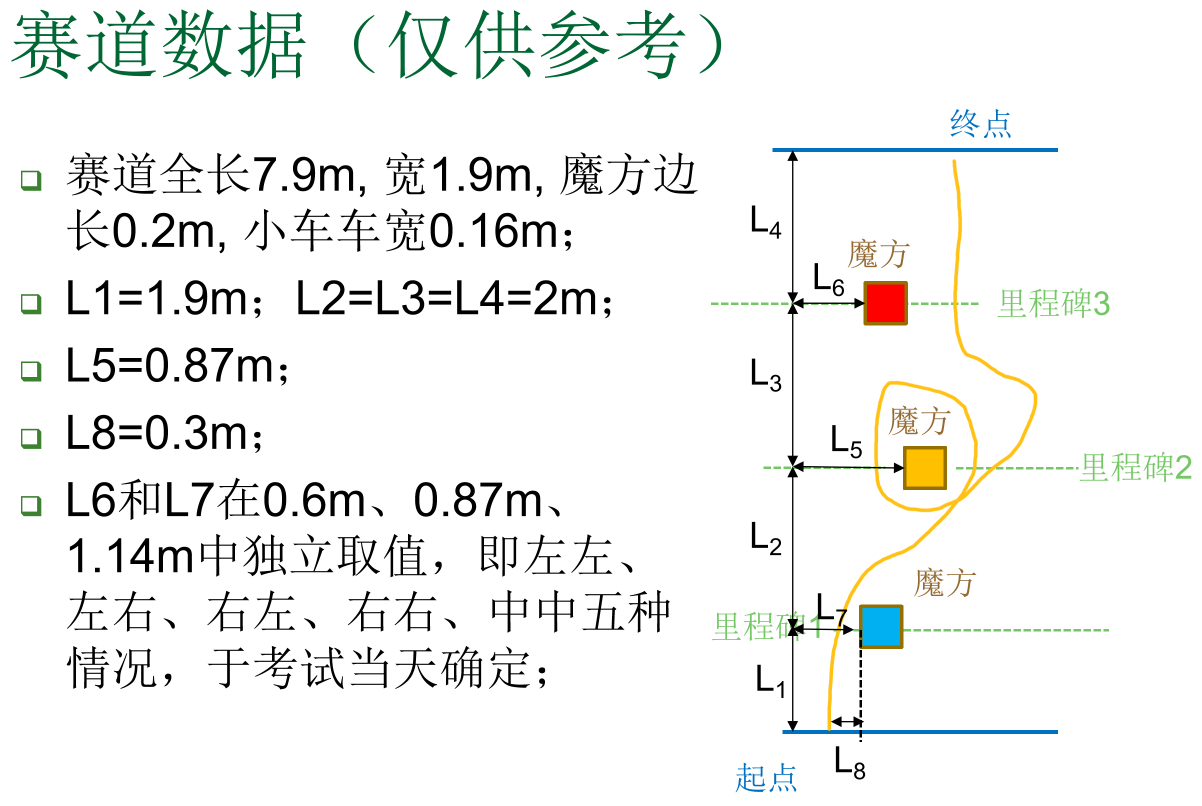
#> input picture 2026_task/rule.png, 2403 x 1611 px, given in place of the camera (shown at 1/2 size)
$ python calibrate_approach.py
#> lines starting #> are read from the running program, lines starting #| are printed output that depends on the picture; after the words box and inside, x2 and y2 are one past the last pixel; in counts of white or black regions, pixels touching at a corner belong together
### cube_v5.py
#!/usr/bin/env python3
# -*- coding: utf-8 -*-
"""
魔方绕桩 — 可拼接函数库 v5（OpenCV + RPi.GPIO）

在 v4 基础上增加：左/右轮搜色、减速靠近（approach_target_brake）、
丢目标恢复（approach_target_recover）。其余含 turn_angle、forward_pid 等。

速度均为 PWM 占空比 -100~100，负值表示该轮反转。
摄像头默认 320×240 @ 40fps；改分辨率后须同步调整 Config 中的面积阈值。
调试：Config.SHOW_DEBUG=True 时在循环中调用 show_debug()；远程可看 VNC 或 ssh -X。
"""

import math
import time
import threading
from dataclasses import dataclass
from typing import Dict, Optional, Tuple, Union

import cv2
import numpy as np

try:
    import RPi.GPIO as GPIO
except Exception:
    GPIO = None


# =============================================================================
# 配置区：引脚、HSV、摄像头等（按现场修改）
# =============================================================================

@dataclass
class Config:
    DRY_RUN: bool = False
    SHOW_DEBUG: bool = True
    DEBUG_WINDOW: str = "cube debug"

    CAMERA_ID: int = 0
    CAMERA_BACKEND: str = "v4l2"
    # 320×240 相对 640×480 面积约 ×0.25；改分辨率须同步改面积阈值
    WIDTH: int = 320
    HEIGHT: int = 240
    FPS: int = 40

    LEFT_PWM: int = 13
    LEFT_IN1: int = 26
    LEFT_IN2: int = 19
    RIGHT_PWM: int = 16
    RIGHT_IN1: int = 20
    RIGHT_IN2: int = 21
    PWM_FREQ: int = 80

    # 霍尔编码器：左 GPIO 6，右 GPIO 12（单相上升沿累计）
    LEFT_ENCODER: int = 6
    RIGHT_ENCODER: int = 12
    ENCODER_PULSES_PER_REV: float = 585.0
    FORWARD_PID_INTERVAL: float = 0.01

    WHEEL_DIAMETER_CM: float = 6.5
    TRACK_WIDTH_CM: float = 14.0
    TURN_CALIB: float = 0.5
    ENC_FINISH_PULSES: int = 4
    ENC_TIMEOUT_S: float = 6.0
    ENC_LOOP_INTERVAL: float = 0.01
    ENC_SWAP: bool = False
    ENC_DRY_TURN_DEG_PER_SEC: float = 90.0

    SWAP_WHEELS: bool = False
    INVERT_LEFT: bool = False
    INVERT_RIGHT: bool = False

    LOW_RED1: Tuple[int, int, int] = (0, 90, 90)
    HIGH_RED1: Tuple[int, int, int] = (8, 255, 255)
    LOW_RED2: Tuple[int, int, int] = (165, 90, 90)
    HIGH_RED2: Tuple[int, int, int] = (180, 255, 255)
    LOW_YELLOW: Tuple[int, int, int] = (20, 120, 120)
    HIGH_YELLOW: Tuple[int, int, int] = (35, 255, 255)
    LOW_BLUE: Tuple[int, int, int] = (100, 120,70)
    HIGH_BLUE: Tuple[int, int, int] = (130, 255, 255)

    # 轮廓面积阈值（320×240 下约 80000 / 21000；改分辨率须按比例缩放）
    MAX_VALID_AREA: int = 80000
    APPROACH_STOP_PIXELS: int = 21000

    # search_color 总搜索超时（秒）
    SEARCH_FULL_ROTATION_TIME: float = 10
    # search_color：每步停车后等待画面稳定再识别（秒）
    SEARCH_COLOR_SETTLE_TIME: float = 0.5

    APPROACH_LOST_BACKUP_FRAMES: int = 10
    APPROACH_TIMEOUT: float = 15.0
    APPROACH_MIN_DELTA: float = 6.0
    APPROACH_MAX_DELTA: float = 18.0


CFG = Config()

# PID 调参：可用元组 (kp, ki, kd) 或本 dataclass
@dataclass
class PidParams:
    kp: float
    ki: float
    kd: float
    min_delta: float = 6.0
    max_delta: float = 18.0


PidInput = Union[PidParams, Tuple[float, float, float]]


def _parse_pid(pid: PidInput) -> PidParams:
    if isinstance(pid, PidParams):
        return pid
    kp, ki, kd = pid
    return PidParams(kp=kp, ki=ki, kd=kd)


def _norm_color(color: str) -> str:
    c = color.strip().lower()
    if c in ("blue", "yellow", "red", "蓝", "黄", "红"):
        mapping = {"蓝": "blue", "黄": "yellow", "红": "red"}
        return mapping.get(c, c)
    raise ValueError(f"未知颜色: {color}，请用 blue / yellow / red")


def clamp(x: float, lo: float, hi: float) -> float:
    return max(lo, min(hi, x))


def now() -> float:
    return time.time()


# =============================================================================
# PID
# =============================================================================

class PID:
    def __init__(self, kp: float, ki: float, kd: float):
        self.kp = kp
        self.ki = ki
        self.kd = kd
        self.last_error = 0.0
        self.err_sum = 0.0
        self.last_time = None

    def reset(self) -> None:
        self.last_error = 0.0
        self.err_sum = 0.0
        self.last_time = None

    def feedback(self, error: float) -> float:
        t = now()
        if self.last_time is None:
            dt = 0.02
        else:
            dt = max(1e-3, t - self.last_time)
        self.err_sum += error * dt
        derivative = (error - self.last_error) / dt
        out = self.kp * error + self.ki * self.err_sum + self.kd * derivative
        self.last_error = error
        self.last_time = t
        return out


# =============================================================================
# 摄像头线程
# =============================================================================

def open_camera(cfg: Config):
    backend = cfg.CAMERA_BACKEND.lower()
    tries = []
    if backend in ("v4l2", "auto") and hasattr(cv2, "CAP_V4L2"):
        tries.append(("V4L2", cv2.CAP_V4L2))
    if backend == "auto":
        tries.append(("default", None))
    if not tries:
        tries.append(("default", None))

    for name, api in tries:
        cap = cv2.VideoCapture(cfg.CAMERA_ID, api) if api is not None else cv2.VideoCapture(cfg.CAMERA_ID)
        if not cap.isOpened():
            cap.release()
            continue
        cap.set(cv2.CAP_PROP_FRAME_WIDTH, cfg.WIDTH)
        cap.set(cv2.CAP_PROP_FRAME_HEIGHT, cfg.HEIGHT)
        cap.set(cv2.CAP_PROP_FPS, cfg.FPS)
        for _ in range(8):
            ok, _ = cap.read()
            if ok:
                print(f"[CAM] id={cfg.CAMERA_ID} backend={name}")
                return cap
#> this loop made 1 pass
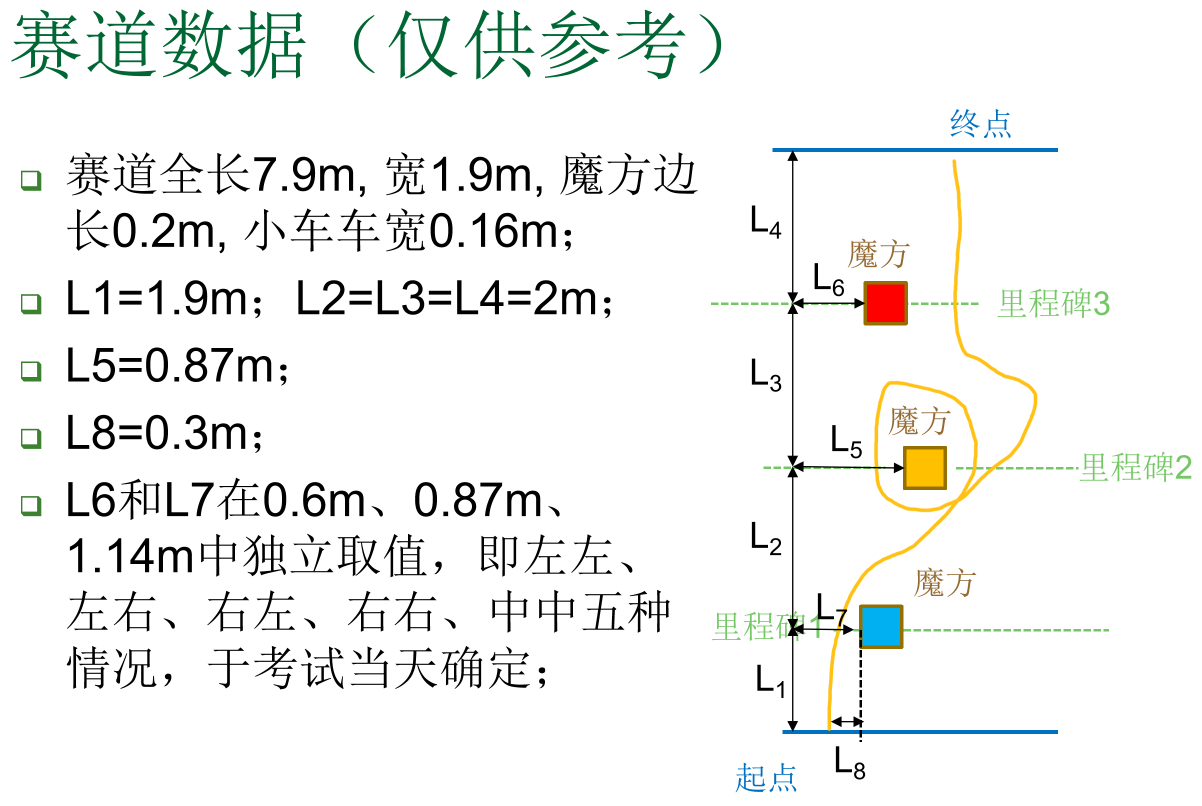
#> input picture 2026_task/rule.png, 2403 x 1611 px, given in place of the camera (shown at 1/2 size)
        cap.release()
    raise RuntimeError("无法打开摄像头，请检查 /dev/video* 与 CAMERA_ID")


class CameraThread:
    def __init__(self, cfg: Config):
        self.cfg = cfg
        self.cap = open_camera(cfg)
        self.frame = None
        self.lock = threading.Lock()
        self.running = False
        self.thread = None

    def start(self) -> None:
        self.running = True
        self.thread = threading.Thread(target=self._loop, daemon=True)
        self.thread.start()
        t0 = now()
        while self.get_frame() is None and now() - t0 < 2.0:
            time.sleep(0.02)

    def _loop(self) -> None:
        while self.running:
            ok, frame = self.cap.read()
            if ok:
                with self.lock:
                    self.frame = frame
            else:
                time.sleep(0.01)

    def get_frame(self):
        with self.lock:
            if self.frame is None:
                return None
            return self.frame.copy()

    def stop(self) -> None:
        self.running = False
        if self.thread is not None:
            self.thread.join(timeout=2.0)
        if self.cap is not None:
            self.cap.release()
            self.cap = None


# =============================================================================
# 视觉识别
# =============================================================================

class Vision:
    def __init__(self, cfg: Config):
        self.cfg = cfg
        self.kernel = np.ones((5, 5), np.uint8)

    def mask_color(self, frame, color: str):
#> called with color = 'blue'
        hsv = cv2.cvtColor(frame, cv2.COLOR_BGR2HSV)
#> hsv: shape (1611, 2403, 3); mean H, S, V 1.8, 6.3, 243.5
        if color == "red":
            m1 = cv2.inRange(hsv, np.array(self.cfg.LOW_RED1, np.uint8), np.array(self.cfg.HIGH_RED1, np.uint8))
            m2 = cv2.inRange(hsv, np.array(self.cfg.LOW_RED2, np.uint8), np.array(self.cfg.HIGH_RED2, np.uint8))
            mask = cv2.bitwise_or(m1, m2)
        elif color == "yellow":
            mask = cv2.inRange(
                hsv, np.array(self.cfg.LOW_YELLOW, np.uint8), np.array(self.cfg.HIGH_YELLOW, np.uint8)
            )
        elif color == "blue":
            mask = cv2.inRange(hsv, np.array(self.cfg.LOW_BLUE, np.uint8), np.array(self.cfg.HIGH_BLUE, np.uint8))
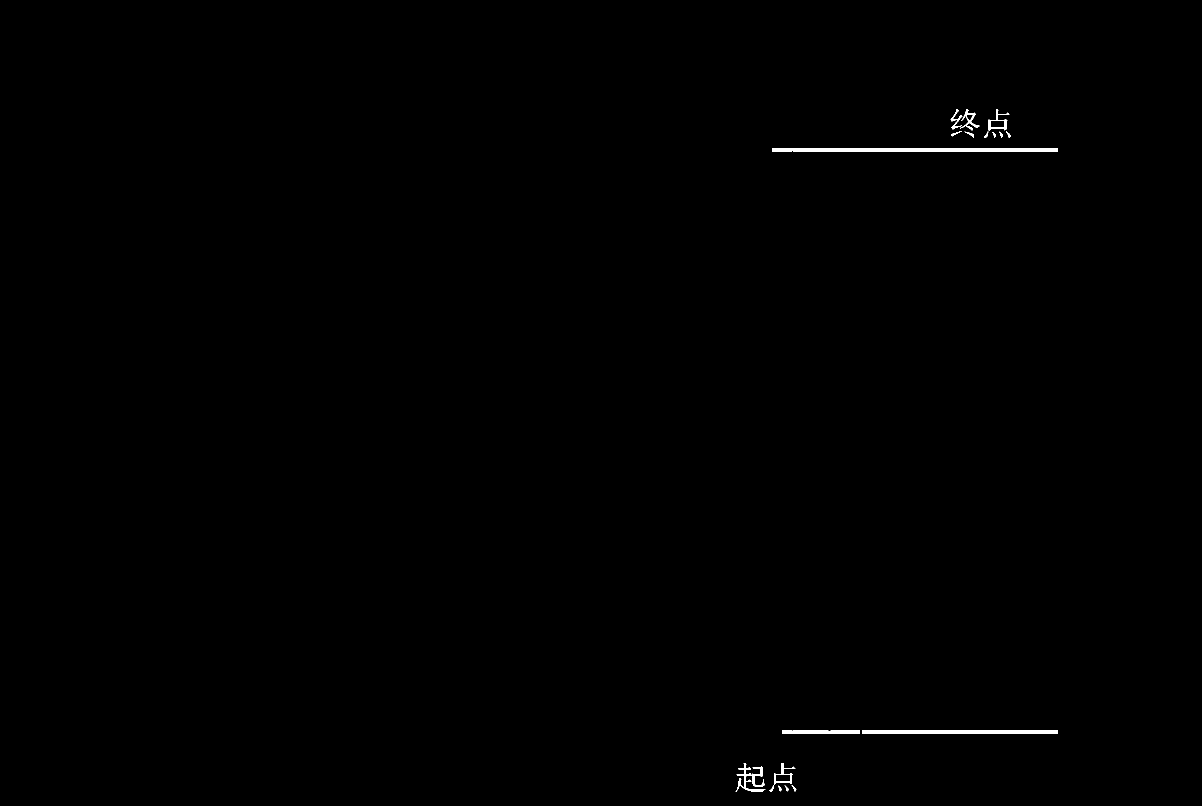
#> mask: shape (1611, 2403) (shown at 1/2 size); 0.3% white; 20 white regions, largest, box (x1, y1, x2, y2) and area: (1545, 296, 2116, 304) 4562, (1724, 1460, 2116, 1468) 3136, (1565, 1460, 1719, 1468) 1217
        else:
            raise ValueError(color)
        mask = cv2.morphologyEx(mask, cv2.MORPH_OPEN, self.kernel)
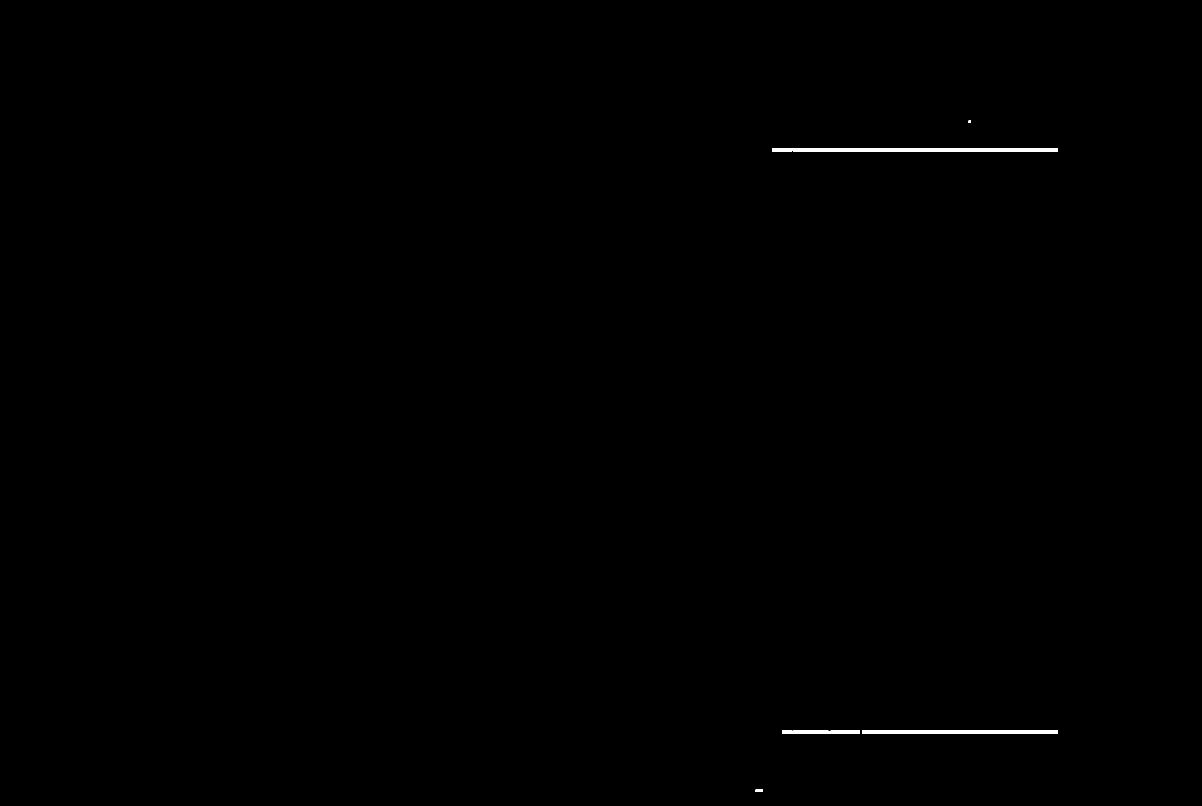
#> mask: shape (1611, 2403) (shown at 1/2 size); 0.23% white; 5 white regions, box (x1, y1, x2, y2) and area: (1545, 296, 2116, 304) 4562, (1724, 1460, 2116, 1468) 3136, (1565, 1460, 1719, 1468) 1217, (1511, 1579, 1526, 1584) 75, (1937, 241, 1942, 246) 25
        mask = cv2.morphologyEx(mask, cv2.MORPH_CLOSE, self.kernel)
#> mask: shape (1611, 2403); 0.23% white; 5 white regions
        return mask

    def detect(self, frame, color: str, min_pixels: int) -> Optional[Dict]:
        """
        min_pixels：掩膜中最大连通色块像素数（cv2.contourArea），达到才算识别成功。
        """
        mask = self.mask_color(frame, color)
#> frame is the input picture: shape (1611, 2403, 3); mean B, G, R 240.6, 242.4, 241.3
#> (the rest of the program and of its run is left out)
